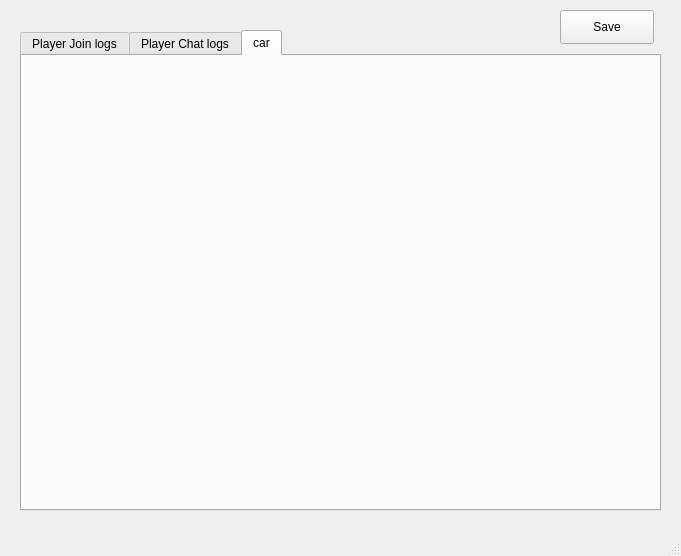
<?xml version="1.0" encoding="UTF-8"?>
<ui version="4.0">
 <class>MainWindow</class>
 <widget class="QMainWindow" name="MainWindow">
  <property name="geometry">
   <rect>
    <x>0</x>
    <y>0</y>
    <width>681</width>
    <height>556</height>
   </rect>
  </property>
  <property name="windowTitle">
   <string>Player stuff</string>
  </property>
  <property name="windowIcon">
   <iconset>
    <normaloff>lution1.png</normaloff>lution1.png</iconset>
  </property>
  <widget class="QWidget" name="centralwidget">
   <widget class="QTabWidget" name="tabWidget">
    <property name="geometry">
     <rect>
      <x>20</x>
      <y>30</y>
      <width>641</width>
      <height>481</height>
     </rect>
    </property>
    <property name="currentIndex">
     <number>2</number>
    </property>
    <widget class="QWidget" name="tab">
     <attribute name="icon">
      <iconset theme="user-available"/>
     </attribute>
     <attribute name="title">
      <string>Player Join logs</string>
     </attribute>
     <widget class="QLabel" name="label_2">
      <property name="geometry">
       <rect>
        <x>30</x>
        <y>10</y>
        <width>541</width>
        <height>121</height>
       </rect>
      </property>
      <property name="font">
       <font>
        <pointsize>48</pointsize>
       </font>
      </property>
      <property name="text">
       <string>Player Join Logs</string>
      </property>
     </widget>
     <widget class="QTableWidget" name="joinTable">
      <property name="geometry">
       <rect>
        <x>10</x>
        <y>160</y>
        <width>611</width>
        <height>281</height>
       </rect>
      </property>
     </widget>
    </widget>
    <widget class="QWidget" name="tab2">
     <attribute name="icon">
      <iconset theme="folder-remote"/>
     </attribute>
     <attribute name="title">
      <string>Player Chat logs</string>
     </attribute>
     <widget class="QLabel" name="label">
      <property name="geometry">
       <rect>
        <x>30</x>
        <y>20</y>
        <width>491</width>
        <height>91</height>
       </rect>
      </property>
      <property name="font">
       <font>
        <pointsize>48</pointsize>
       </font>
      </property>
      <property name="text">
       <string>Player chat logs</string>
      </property>
     </widget>
     <widget class="QTableWidget" name="chatTable">
      <property name="geometry">
       <rect>
        <x>10</x>
        <y>140</y>
        <width>611</width>
        <height>301</height>
       </rect>
      </property>
     </widget>
    </widget>
    <widget class="QWidget" name="tab3">
     <attribute name="title">
      <string>car</string>
     </attribute>
     <widget class="QLabel" name="label_3">
      <property name="geometry">
       <rect>
        <x>110</x>
        <y>20</y>
        <width>401</width>
        <height>401</height>
       </rect>
      </property>
      <property name="text">
       <string/>
      </property>
      <property name="pixmap">
       <pixmap>lol/ballin-cat.png</pixmap>
      </property>
      <property name="scaledContents">
       <bool>true</bool>
      </property>
     </widget>
    </widget>
   </widget>
   <widget class="QPushButton" name="pushButton">
    <property name="geometry">
     <rect>
      <x>560</x>
      <y>10</y>
      <width>94</width>
      <height>34</height>
     </rect>
    </property>
    <property name="text">
     <string>Save</string>
    </property>
   </widget>
  </widget>
  <widget class="QStatusBar" name="statusbar"/>
 </widget>
 <resources/>
 <connections/>
</ui>
